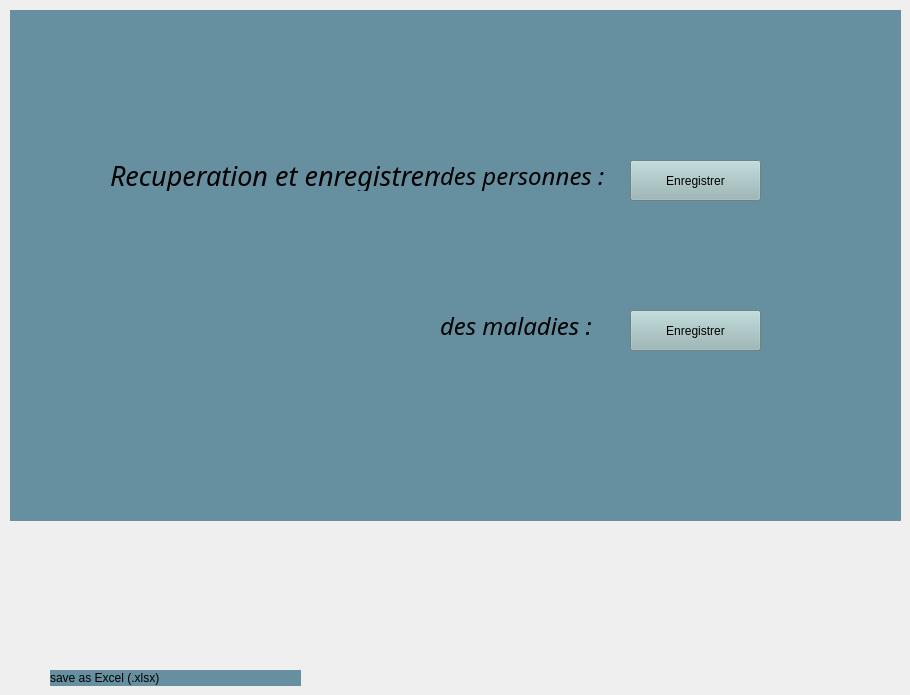
      <widget class="QWidget" name="tab_20">
       <attribute name="title">
        <string>enregistrement</string>
       </attribute>
       <widget class="QPushButton" name="save_p">
        <property name="geometry">
         <rect>
          <x>630</x>
          <y>160</y>
          <width>131</width>
          <height>41</height>
         </rect>
        </property>
        <property name="cursor">
         <cursorShape>PointingHandCursor</cursorShape>
        </property>
        <property name="styleSheet">
         <string notr="true">background-color: rgb(153, 184, 183);</string>
        </property>
        <property name="text">
         <string>Enregistrer</string>
        </property>
       </widget>
       <widget class="QPushButton" name="save_M">
        <property name="geometry">
         <rect>
          <x>630</x>
          <y>310</y>
          <width>131</width>
          <height>41</height>
         </rect>
        </property>
        <property name="cursor">
         <cursorShape>PointingHandCursor</cursorShape>
        </property>
        <property name="styleSheet">
         <string notr="true">background-color: rgb(153, 184, 183);</string>
        </property>
        <property name="text">
         <string>Enregistrer</string>
        </property>
       </widget>
       <widget class="QLabel" name="label_21">
        <property name="geometry">
         <rect>
          <x>50</x>
          <y>670</y>
          <width>251</width>
          <height>16</height>
         </rect>
        </property>
        <property name="styleSheet">
         <string notr="true">background-color: rgb(102, 143, 159);</string>
        </property>
        <property name="text">
         <string>save as Excel (.xlsx)</string>
        </property>
       </widget>
       <widget class="QLabel" name="label_22">
        <property name="geometry">
         <rect>
          <x>110</x>
          <y>160</y>
          <width>391</width>
          <height>31</height>
         </rect>
        </property>
        <property name="font">
         <font>
          <family>Monotype Corsiva</family>
          <pointsize>20</pointsize>
          <weight>50</weight>
          <italic>true</italic>
          <bold>false</bold>
         </font>
        </property>
        <property name="styleSheet">
         <string notr="true">background-color: rgb(102, 143, 159);</string>
        </property>
        <property name="text">
         <string>Recuperation et enregistrement :</string>
        </property>
       </widget>
       <widget class="QLabel" name="label_23">
        <property name="geometry">
         <rect>
          <x>440</x>
          <y>160</y>
          <width>171</width>
          <height>31</height>
         </rect>
        </property>
        <property name="font">
         <font>
          <family>Monotype Corsiva</family>
          <pointsize>18</pointsize>
          <italic>true</italic>
         </font>
        </property>
        <property name="styleSheet">
         <string notr="true">background-color: rgb(102, 143, 159);</string>
        </property>
        <property name="text">
         <string>des personnes :</string>
        </property>
       </widget>
       <widget class="QLabel" name="label_24">
        <property name="geometry">
         <rect>
          <x>440</x>
          <y>310</y>
          <width>171</width>
          <height>31</height>
         </rect>
        </property>
        <property name="font">
         <font>
          <family>Monotype Corsiva</family>
          <pointsize>18</pointsize>
          <italic>true</italic>
         </font>
        </property>
        <property name="styleSheet">
         <string notr="true">background-color: rgb(102, 143, 159);</string>
        </property>
        <property name="text">
         <string>des maladies :</string>
        </property>
       </widget>
       <widget class="QWidget" name="widget_4" native="true">
        <property name="geometry">
         <rect>
          <x>10</x>
          <y>10</y>
          <width>891</width>
          <height>511</height>
         </rect>
        </property>
        <property name="styleSheet">
         <string notr="true">background-color: rgb(102, 143, 159);</string>
        </property>
       </widget>
       <zorder>widget_4</zorder>
       <zorder>save_p</zorder>
       <zorder>save_M</zorder>
       <zorder>label_21</zorder>
       <zorder>label_22</zorder>
       <zorder>label_23</zorder>
       <zorder>label_24</zorder>
      </widget>
